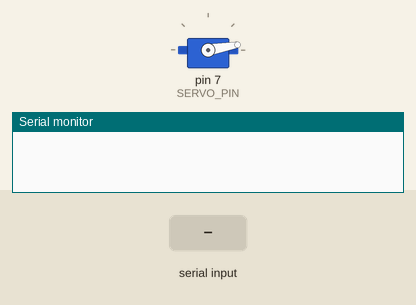
This sketch was run on a simulated Arduino Uno, built with avr-gcc and run on an emulated ATmega328P. Shown: servo, the last lines printed to the serial monitor. The test bench sets the inputs (shaded band).

Above: at 1.2 s.
1.3 s: "90,45\n" received over Serial
At 3.3 s:
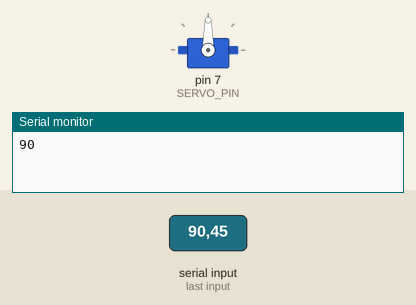
3.8 s: "30,150\n" received over Serial
At 5.3 s:
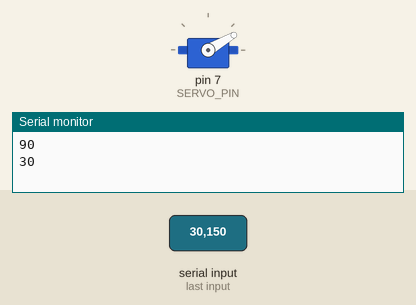
6.3 s: "200\n" received over Serial
At 8.2 s:
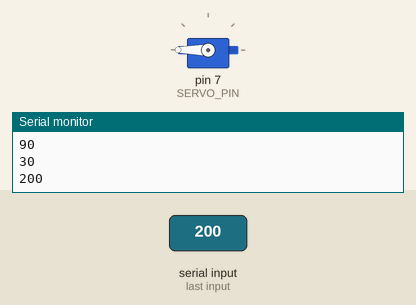
8.8 s: "90\n" received over Serial
At 10.1 s:
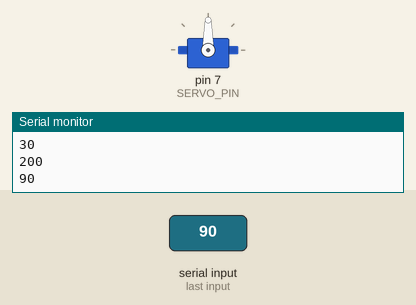
Timing chart, 0 to 11.8 s (numbered marks = the images above; inputs shaded):
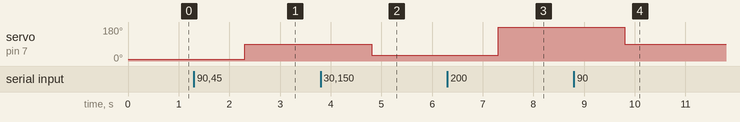

The sketch:

Servo_Pos_Init.ino
```cpp
#include <Servo.h>

#define SERVO_PIN          7
#define SERVO_INIT_POS    10

String incomingPos = "";

Servo myservo;

void setup() {
  myservo.attach(SERVO_PIN);
  myservo.write(SERVO_INIT_POS);
  Serial.begin(9600);
}

void loop() {
  if (Serial.available() > 0) {
    incomingPos = Serial.readString();
    int pos = incomingPos.toInt();
    Serial.println(pos);

    if (pos > 180) {
      pos = 180;
    }
    if (pos < 0) {
      pos = 0;
    }
    myservo.write(pos);
  }
}
```

Measured:
- after the input at 1.3 s, servo on pin 7 (SERVO_PIN): 10° → 90° after 1.0 s
- after the input at 3.8 s, servo on pin 7 (SERVO_PIN): 90° → 30° after 1.0 s
- after the input at 6.3 s, servo on pin 7 (SERVO_PIN): 30° → 180° after 1.0 s
- after the input at 8.8 s, servo on pin 7 (SERVO_PIN): 180° → 90° after 1.0 s
